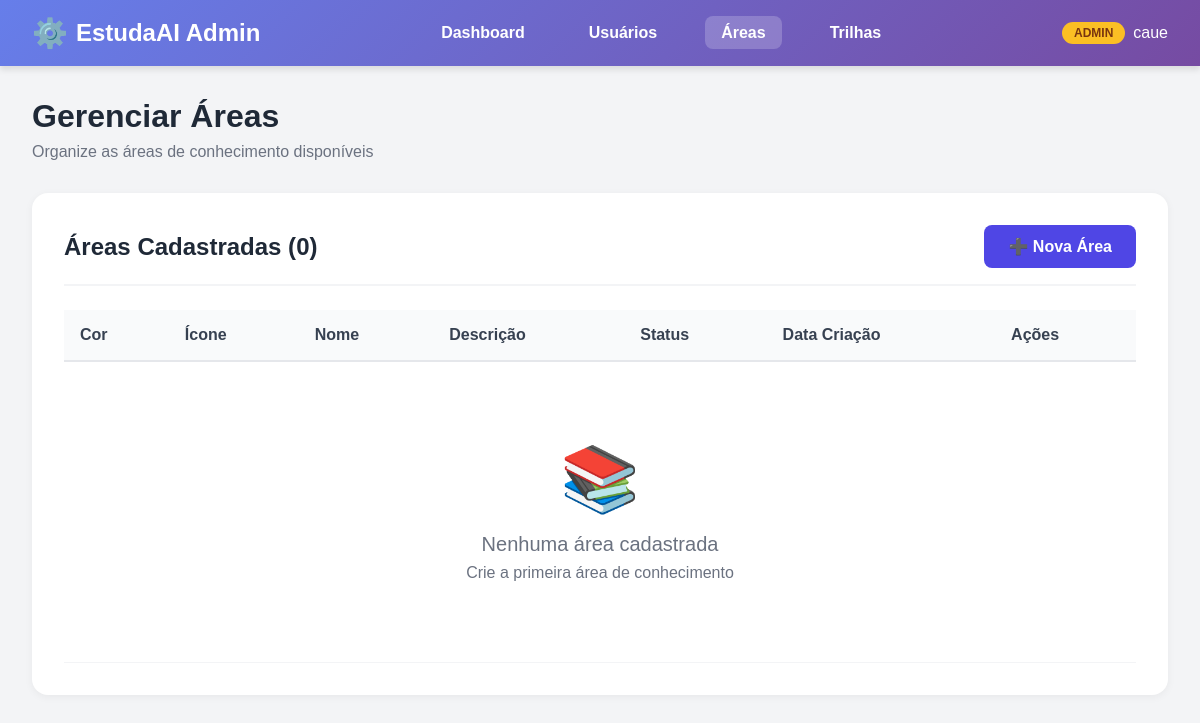
Before: /usuarios/admin-panel/areas/ (signed in) with the older database file.
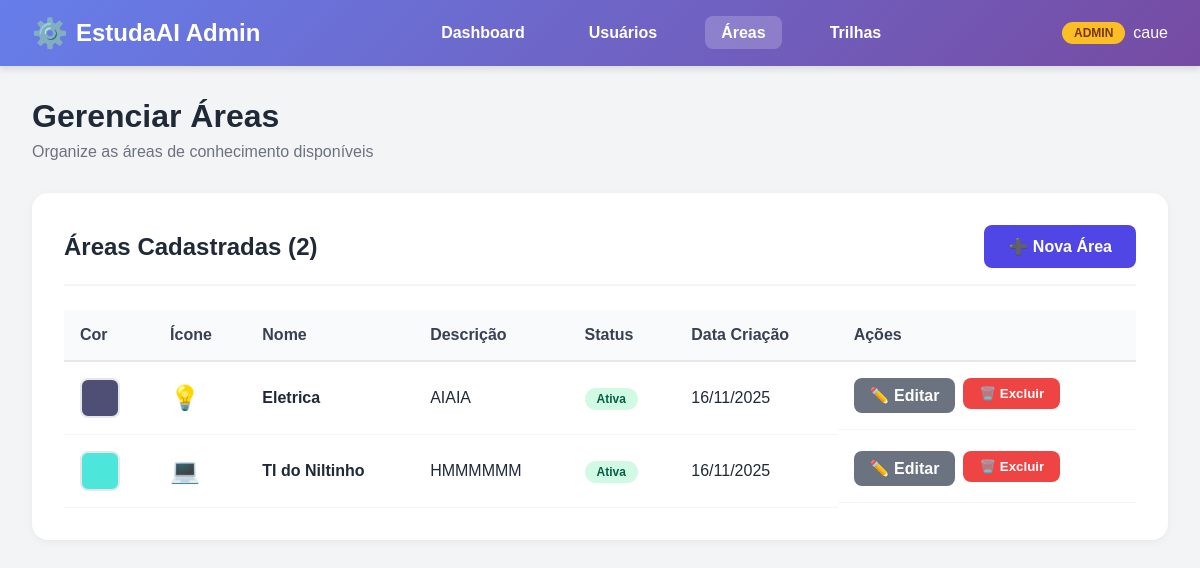
After: the same page with the newer database file.
### api/models.py (models this page shows, shortened)
class Area(models.Model):
    nome = models.CharField(max_length=100, unique=True)
    descricao = models.TextField()
    icone = models.CharField(max_length=50, blank=True, help_text="Nome do ícone ou emoji")
    cor = models.CharField(max_length=7, default="#4f46e5", help_text="Cor em hexadecimal")
    ativa = models.BooleanField(default=True)
    data_criacao = models.DateTimeField(auto_now_add=True)
    data_atualizacao = models.DateTimeField(auto_now=True)
    class Meta:
        ordering = ['nome']
        verbose_name = 'Área'
        verbose_name_plural = 'Áreas'

### usuarios/views.py (the view)
# urls.py: path('admin-panel/areas/', views.admin_areas_list, name='admin_areas_list'),
@login_required(login_url='login')
@user_passes_test(user_is_staff, login_url='dashboard')
def admin_areas_list(request):
    areas = Area.objects.all().order_by('nome')
    paginator = Paginator(areas, 10)
    page_number = request.GET.get('page')
    page_obj = paginator.get_page(page_number)
    return render(request, 'usuarios/admin/areas_list.html', {'page_obj': page_obj})

### usuarios/views.py (called while the page is built)
def user_is_staff(user):
    return user.is_staff

### usuarios/templates/usuarios/admin/areas_list.html (shortened to what this page needs)
{% load static %}
<!DOCTYPE html>
<html lang="pt-BR">
<head>
    <link rel="stylesheet" href="{% static 'usuarios/admin-style.css' %}">
</head>
<body>
    <header class="admin-navbar">
        <nav class="admin-nav-container">
            <a href="{% url 'admin_dashboard' %}" class="admin-logo">EstudaAI Admin</a>
            <ul class="admin-menu">
                <li><a href="{% url 'admin_dashboard' %}">Dashboard</a></li>
                <li><a href="{% url 'admin_usuarios_list' %}">Usuários</a></li>
                <li><a href="{% url 'admin_areas_list' %}" class="active">Áreas</a></li>
                <li><a href="{% url 'admin_trilhas_list' %}">Trilhas</a></li>
            </ul>
            <div class="admin-user-info">
                <span class="admin-badge">ADMIN</span>
                <span>{{ user.username }}</span>
            </div>
        </nav>
    </header>
    <main class="admin-container">
        <div class="admin-header">
            <h1 class="admin-title">Gerenciar Áreas</h1>
            <p class="admin-subtitle">Organize as áreas de conhecimento disponíveis</p>
        </div>
        <div class="admin-card">
            <div class="card-header">
                <h2 class="card-title">Áreas Cadastradas ({{ page_obj.paginator.count }})</h2>
                <a href="{% url 'admin_area_create' %}" class="btn-primary">➕ Nova Área</a>
            </div>
            <div class="table-container">
                <table class="admin-table">
                    <thead>
                        <tr>
                            <th>Cor</th>
                            <th>Ícone</th>
                            <th>Nome</th>
                            <th>Descrição</th>
                            <th>Status</th>
                            <th>Data Criação</th>
                            <th>Ações</th>
                        </tr>
                    </thead>
                    <tbody>
                        {% for area in page_obj %}
                        <tr>
                            <td>
                                <span class="color-preview" style="--bg-color: {{ area.cor }}; background-color: var(--bg-color)"></span>
                            </td>
                            <td style="font-size: 1.5rem">{{ area.icone|default:"📚" }}</td>
                            <td><strong>{{ area.nome }}</strong></td>
                            <td>{{ area.descricao|truncatewords:10 }}</td>
                            <td>
                                {% if area.ativa %}
                                <span class="badge success">Ativa</span>
                                {% else %}
                                <span class="badge danger">Inativa</span>
                                {% endif %}
                            </td>
                            <td>{{ area.data_criacao|date:"d/m/Y" }}</td>
                            <td class="table-actions">
                                <a href="{% url 'admin_area_edit' area.id %}" class="btn-secondary">✏️ Editar</a>
                                <form method="POST" action="{% url 'admin_area_delete' area.id %}" style="display: inline;" onsubmit="return confirm('Tem certeza que deseja excluir esta área?');">
                                    <button type="submit" class="btn-danger">🗑️ Excluir</button>
                                </form>
                            </td>
                        </tr>
                        {% empty %}
                        <tr>
                            <td colspan="7">
                                <div class="empty-state">
                                    <div class="empty-state-icon">📚</div>
                                    <div class="empty-state-text">Nenhuma área cadastrada</div>
                                    <p>Crie a primeira área de conhecimento</p>
                                </div>
                            </td>
                        </tr>
                        {% endfor %}
                    </tbody>
                </table>
            </div>
        </div>
    </main>
</body>
</html>

Changed rows visible on the page:
added Area: icone "💡", nome "Eletrica", descricao "AIAIA", ativa "Ativa", data_criacao "16/11/2025"
added Area: icone "💻", nome "TI do Niltinho", descricao "HMMMMMM", ativa "Ativa", data_criacao "16/11/2025"
Other visible differences:
{{ page_obj.paginator.count }}: "0" → "2"
text no longer shown: "📚 Nenhuma área cadastrada Crie a primeira área de conhecimento"
